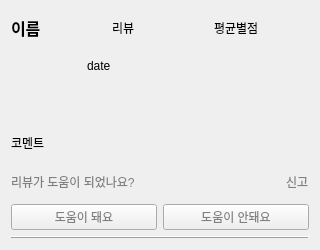
<?xml version="1.0" encoding="UTF-8"?>
<ui version="4.0">
 <class>w_v_review_card</class>
 <widget class="QWidget" name="w_v_review_card">
  <property name="geometry">
   <rect>
    <x>0</x>
    <y>0</y>
    <width>320</width>
    <height>250</height>
   </rect>
  </property>
  <property name="maximumSize">
   <size>
    <width>320</width>
    <height>16777215</height>
   </size>
  </property>
  <property name="windowTitle">
   <string>Form</string>
  </property>
  <layout class="QGridLayout" name="gridLayout">
   <item row="0" column="0">
    <layout class="QVBoxLayout" name="root_layout">
     <item>
      <layout class="QHBoxLayout" name="horizontalLayout_2">
       <item>
        <widget class="QLabel" name="label_name">
         <property name="font">
          <font>
           <pointsize>12</pointsize>
           <bold>true</bold>
          </font>
         </property>
         <property name="text">
          <string>이름</string>
         </property>
        </widget>
       </item>
       <item>
        <widget class="QLabel" name="label_review_count">
         <property name="font">
          <font>
           <pointsize>9</pointsize>
          </font>
         </property>
         <property name="text">
          <string>리뷰 </string>
         </property>
        </widget>
       </item>
       <item>
        <widget class="QLabel" name="label_star">
         <property name="font">
          <font>
           <pointsize>9</pointsize>
          </font>
         </property>
         <property name="text">
          <string>평균별점</string>
         </property>
        </widget>
       </item>
      </layout>
     </item>
     <item>
      <layout class="QHBoxLayout" name="horizontalLayout">
       <item>
        <widget class="QLabel" name="label_star_img">
         <property name="maximumSize">
          <size>
           <width>70</width>
           <height>20</height>
          </size>
         </property>
         <property name="text">
          <string/>
         </property>
         <property name="pixmap">
          <pixmap resource="mainIcon.qrc">:/mainIcon/sharpened_image.png</pixmap>
         </property>
         <property name="scaledContents">
          <bool>true</bool>
         </property>
        </widget>
       </item>
       <item>
        <widget class="QLabel" name="label_date">
         <property name="text">
          <string>date</string>
         </property>
        </widget>
       </item>
      </layout>
     </item>
     <item>
      <layout class="QVBoxLayout" name="verticalLayout_2">
       <item>
        <widget class="QLabel" name="label_img">
         <property name="text">
          <string/>
         </property>
        </widget>
       </item>
      </layout>
     </item>
     <item>
      <widget class="QLabel" name="label_comment">
       <property name="text">
        <string>코멘트</string>
       </property>
      </widget>
     </item>
     <item>
      <layout class="QHBoxLayout" name="horizontalLayout_3">
       <item>
        <widget class="QLabel" name="label_3">
         <property name="font">
          <font>
           <pointsize>9</pointsize>
          </font>
         </property>
         <property name="styleSheet">
          <string notr="true">QLabel {
        color: gray;
    }
</string>
         </property>
         <property name="text">
          <string>리뷰가 도움이 되었나요?</string>
         </property>
        </widget>
       </item>
       <item>
        <spacer name="horizontalSpacer">
         <property name="orientation">
          <enum>Qt::Orientation::Horizontal</enum>
         </property>
         <property name="sizeHint" stdset="0">
          <size>
           <width>40</width>
           <height>20</height>
          </size>
         </property>
        </spacer>
       </item>
       <item>
        <widget class="QLabel" name="label_4">
         <property name="font">
          <font>
           <pointsize>9</pointsize>
          </font>
         </property>
         <property name="styleSheet">
          <string notr="true">QLabel {
        color: gray;
    }
</string>
         </property>
         <property name="text">
          <string>신고</string>
         </property>
        </widget>
       </item>
      </layout>
     </item>
     <item>
      <layout class="QHBoxLayout" name="horizontalLayout_4">
       <item>
        <widget class="QPushButton" name="bnt_yes">
         <property name="styleSheet">
          <string notr="true">QPushButton {
        color: gray;
    }
</string>
         </property>
         <property name="text">
          <string>도움이 돼요</string>
         </property>
        </widget>
       </item>
       <item>
        <widget class="QPushButton" name="btn_no">
         <property name="styleSheet">
          <string notr="true">QPushButton {
        color: gray;
    }
</string>
         </property>
         <property name="text">
          <string>도움이 안돼요</string>
         </property>
        </widget>
       </item>
      </layout>
     </item>
    </layout>
   </item>
   <item row="1" column="0">
    <widget class="QFrame" name="frame">
     <property name="frameShape">
      <enum>QFrame::Shape::HLine</enum>
     </property>
     <property name="frameShadow">
      <enum>QFrame::Shadow::Raised</enum>
     </property>
    </widget>
   </item>
  </layout>
 </widget>
 <resources>
  <include location="mainIcon.qrc"/>
 </resources>
 <connections/>
</ui>
